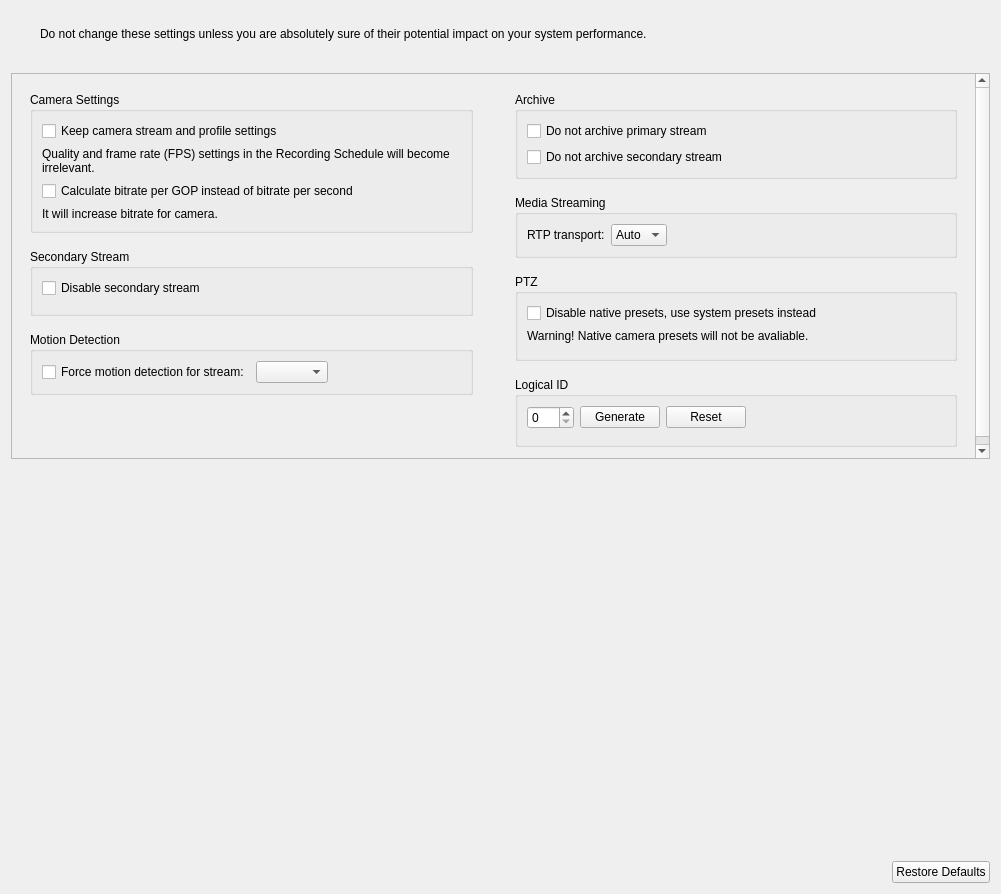
<?xml version="1.0" encoding="UTF-8"?>
<ui version="4.0">
 <class>CameraExpertSettingsWidget</class>
 <widget class="QWidget" name="CameraExpertSettingsWidget">
  <property name="geometry">
   <rect>
    <x>0</x>
    <y>0</y>
    <width>1001</width>
    <height>894</height>
   </rect>
  </property>
  <layout class="QVBoxLayout" name="verticalLayout_5">
   <property name="spacing">
    <number>16</number>
   </property>
   <item>
    <widget class="QWidget" name="warningContainer" native="true">
     <property name="autoFillBackground">
      <bool>false</bool>
     </property>
     <layout class="QHBoxLayout" name="horizontalLayout_7">
       <property name="leftMargin">
        <number>16</number>
       </property>
       <property name="topMargin">
        <number>16</number>
       </property>
       <property name="rightMargin">
        <number>16</number>
       </property>
       <property name="bottomMargin">
        <number>16</number>
       </property>
      <item>
       <widget class="QLabel" name="iconLabel">
        <property name="maximumSize">
         <size>
          <width>32</width>
          <height>32</height>
         </size>
        </property>
       </widget>
      </item>
      <item>
       <widget class="QLabel" name="generalWarningLabel">
        <property name="sizePolicy">
         <sizepolicy hsizetype="Expanding" vsizetype="Minimum">
          <horstretch>1</horstretch>
          <verstretch>0</verstretch>
         </sizepolicy>
        </property>
        <property name="text">
         <string>Do not change these settings unless you are absolutely sure of their potential impact on your system performance.</string>
        </property>
        <property name="wordWrap">
         <bool>true</bool>
        </property>
       </widget>
      </item>
     </layout>
    </widget>
   </item>
   <item>
    <widget class="QScrollArea" name="scrollArea">
     <property name="horizontalScrollBarPolicy">
      <enum>Qt::ScrollBarAlwaysOff</enum>
     </property>
     <property name="widgetResizable">
      <bool>true</bool>
     </property>
     <widget class="QWidget" name="scrollAreaWidgetContents">
      <property name="geometry">
       <rect>
        <x>0</x>
        <y>0</y>
        <width>981</width>
        <height>384</height>
       </rect>
      </property>
      <layout class="QHBoxLayout" name="horizontalLayout_5" stretch="1,1">
       <property name="spacing">
        <number>24</number>
       </property>
       <item>
        <widget class="QWidget" name="leftWidget" native="true">
         <layout class="QVBoxLayout" name="verticalLayout_9">
          <property name="spacing">
           <number>16</number>
          </property>
          <item>
           <widget class="QGroupBox" name="settingsGroupBox">
            <property name="title">
             <string>Camera Settings</string>
            </property>
            <property name="flat">
             <bool>true</bool>
            </property>
            <layout class="QVBoxLayout" name="verticalLayout_4">
             <item>
              <layout class="QHBoxLayout" name="settingsDisableControlLayout" stretch="0,1,0">
               <item>
                <widget class="QCheckBox" name="settingsDisableControlCheckBox">
                 <property name="sizePolicy">
                  <sizepolicy hsizetype="Preferred" vsizetype="Fixed">
                   <horstretch>0</horstretch>
                   <verstretch>0</verstretch>
                  </sizepolicy>
                 </property>
                 <property name="text">
                  <string>Keep camera stream and profile settings</string>
                 </property>
                </widget>
               </item>
               <item>
                <widget class="nx::client::desktop::HintButton" name="settingsDisableControlHint" native="true">
                 <property name="sizePolicy">
                  <sizepolicy hsizetype="Fixed" vsizetype="Fixed">
                   <horstretch>0</horstretch>
                   <verstretch>0</verstretch>
                  </sizepolicy>
                 </property>
                </widget>
               </item>
               <item>
                <spacer name="horizontalSpacer_3">
                 <property name="orientation">
                  <enum>Qt::Horizontal</enum>
                 </property>
                 <property name="sizeHint" stdset="0">
                  <size>
                   <width>20</width>
                   <height>0</height>
                  </size>
                 </property>
                </spacer>
               </item>
              </layout>
             </item>
             <item>
              <widget class="QLabel" name="settingsWarningLabel">
               <property name="text">
                <string>Quality and frame rate (FPS) settings in the Recording Schedule will become irrelevant.</string>
               </property>
               <property name="wordWrap">
                <bool>true</bool>
               </property>
              </widget>
             </item>
             <item>
              <layout class="QHBoxLayout" name="bitratePerGopLayout" stretch="0,1,0">
               <item>
                <widget class="QCheckBox" name="bitratePerGopCheckBox">
                 <property name="sizePolicy">
                  <sizepolicy hsizetype="Preferred" vsizetype="Fixed">
                   <horstretch>0</horstretch>
                   <verstretch>0</verstretch>
                  </sizepolicy>
                 </property>
                 <property name="text">
                  <string>Calculate bitrate per GOP instead of bitrate per second</string>
                 </property>
                </widget>
               </item>
               <item>
                <widget class="nx::client::desktop::HintButton" name="bitratePerGopHint" native="true">
                 <property name="sizePolicy">
                  <sizepolicy hsizetype="Fixed" vsizetype="Fixed">
                   <horstretch>0</horstretch>
                   <verstretch>0</verstretch>
                  </sizepolicy>
                 </property>
                </widget>
               </item>
               <item>
                <spacer name="horizontalSpacer_4">
                 <property name="orientation">
                  <enum>Qt::Horizontal</enum>
                 </property>
                 <property name="sizeHint" stdset="0">
                  <size>
                   <width>40</width>
                   <height>0</height>
                  </size>
                 </property>
                </spacer>
               </item>
              </layout>
             </item>
             <item>
              <widget class="QLabel" name="bitrateIncreaseWarningLabel">
               <property name="text">
                <string>It will increase bitrate for camera.</string>
               </property>
               <property name="wordWrap">
                <bool>true</bool>
               </property>
              </widget>
             </item>
            </layout>
           </widget>
          </item>
          <item>
           <widget class="QGroupBox" name="secondStreamGroupBox">
            <property name="title">
             <string>Secondary Stream</string>
            </property>
            <property name="flat">
             <bool>true</bool>
            </property>
            <layout class="QVBoxLayout" name="verticalLayout_3">
             <item>
              <widget class="QCheckBox" name="secondStreamDisableCheckBox">
               <property name="text">
                <string>Disable secondary stream</string>
               </property>
              </widget>
             </item>
             <item>
              <widget class="QWidget" name="secondStreamQualityWidget" native="true">
               <layout class="QVBoxLayout" name="verticalLayout_8">
                <property name="leftMargin">
                 <number>0</number>
                </property>
                <property name="topMargin">
                 <number>0</number>
                </property>
                <property name="rightMargin">
                 <number>0</number>
                </property>
                <property name="bottomMargin">
                 <number>0</number>
                </property>
                <item>
                 <layout class="QHBoxLayout" name="horizontalLayout"/>
                </item>
               </layout>
              </widget>
             </item>
            </layout>
           </widget>
          </item>
          <item>
           <widget class="QGroupBox" name="groupBoxMotionDetection">
            <property name="title">
             <string>Motion Detection</string>
            </property>
            <property name="flat">
             <bool>true</bool>
            </property>
            <layout class="QVBoxLayout" name="verticalLayout_7">
             <item>
              <layout class="QHBoxLayout" name="horizontalLayout_6">
               <property name="sizeConstraint">
                <enum>QLayout::SetNoConstraint</enum>
               </property>
               <item>
                <widget class="QCheckBox" name="checkBoxForceMotionDetection">
                 <property name="text">
                  <string>Force motion detection for stream:</string>
                 </property>
                 <property name="tristate">
                  <bool>false</bool>
                 </property>
                </widget>
               </item>
               <item>
                <widget class="QComboBox" name="comboBoxForcedMotionStream"/>
               </item>
               <item>
                <spacer name="horizontalSpacer_7">
                 <property name="orientation">
                  <enum>Qt::Horizontal</enum>
                 </property>
                 <property name="sizeHint" stdset="0">
                  <size>
                   <width>40</width>
                   <height>20</height>
                  </size>
                 </property>
                </spacer>
               </item>
              </layout>
             </item>
            </layout>
           </widget>
          </item>
          <item>
           <spacer name="verticalSpacer_3">
            <property name="orientation">
             <enum>Qt::Vertical</enum>
            </property>
            <property name="sizeHint" stdset="0">
             <size>
              <width>20</width>
              <height>1</height>
             </size>
            </property>
           </spacer>
          </item>
         </layout>
        </widget>
       </item>
       <item>
        <widget class="QWidget" name="rightWidget" native="true">
         <layout class="QVBoxLayout" name="verticalLayout">
          <property name="spacing">
           <number>16</number>
          </property>
          <item>
           <widget class="QGroupBox" name="groupBoxArchive">
            <property name="title">
             <string>Archive</string>
            </property>
            <property name="flat">
             <bool>true</bool>
            </property>
            <layout class="QVBoxLayout" name="verticalLayout_2">
             <item>
              <widget class="QCheckBox" name="checkBoxPrimaryRecorder">
               <property name="text">
                <string>Do not archive primary stream</string>
               </property>
              </widget>
             </item>
             <item>
              <widget class="QCheckBox" name="checkBoxSecondaryRecorder">
               <property name="text">
                <string>Do not archive secondary stream</string>
               </property>
              </widget>
             </item>
            </layout>
           </widget>
          </item>
          <item>
           <widget class="QGroupBox" name="groupBoxRTP">
            <property name="title">
             <string>Media Streaming</string>
            </property>
            <property name="flat">
             <bool>true</bool>
            </property>
            <layout class="QVBoxLayout" name="verticalLayout_6">
             <item>
              <layout class="QHBoxLayout" name="horizontalLayout_2">
               <item>
                <widget class="QLabel" name="labelTransport">
                 <property name="text">
                  <string>RTP transport:</string>
                 </property>
                </widget>
               </item>
               <item>
                <widget class="QComboBox" name="comboBoxTransport">
                 <item>
                  <property name="text">
                   <string>Auto</string>
                  </property>
                 </item>
                 <item>
                  <property name="text">
                   <string>TCP</string>
                  </property>
                 </item>
                 <item>
                  <property name="text">
                   <string>UDP</string>
                  </property>
                 </item>
                </widget>
               </item>
               <item>
                <spacer name="horizontalSpacer_6">
                 <property name="orientation">
                  <enum>Qt::Horizontal</enum>
                 </property>
                 <property name="sizeHint" stdset="0">
                  <size>
                   <width>40</width>
                   <height>20</height>
                  </size>
                 </property>
                </spacer>
               </item>
              </layout>
             </item>
            </layout>
           </widget>
          </item>
          <item>
           <widget class="QGroupBox" name="groupBoxPtzControl">
            <property name="title">
             <string>PTZ</string>
            </property>
            <property name="flat">
             <bool>true</bool>
            </property>
            <layout class="QVBoxLayout" name="verticalLayout_10">
             <item>
              <widget class="QCheckBox" name="checkBoxDisableNativePtzPresets">
               <property name="text">
                <string>Disable native presets, use system presets instead</string>
               </property>
              </widget>
             </item>
             <item>
              <widget class="QLabel" name="settingsDisableNativePtzWarningLabel">
               <property name="text">
                <string>Warning! Native camera presets will not be avaliable.</string>
               </property>
              </widget>
             </item>
             <item>
              <widget class="QWidget" name="horizontalWidget_3" native="true">
               <layout class="QHBoxLayout" name="horizontalLayout_8">
                <property name="leftMargin">
                 <number>0</number>
                </property>
                <property name="topMargin">
                 <number>0</number>
                </property>
                <property name="rightMargin">
                 <number>0</number>
                </property>
                <property name="bottomMargin">
                 <number>0</number>
                </property>
               </layout>
              </widget>
             </item>
            </layout>
           </widget>
          </item>
          <item>
           <widget class="QGroupBox" name="logicalIdGroupBox">
            <property name="title">
             <string>Logical ID</string>
            </property>
            <property name="flat">
             <bool>true</bool>
            </property>
            <layout class="QVBoxLayout" name="verticalLayout_11">
             <item>
              <layout class="QHBoxLayout" name="horizontalLayout_3">
               <item>
                <widget class="QSpinBox" name="logicalIdSpinBox">
                 <property name="maximum">
                  <number>999</number>
                 </property>
                </widget>
               </item>
               <item>
                <widget class="QPushButton" name="generateLogicalIdButton">
                 <property name="text">
                  <string>Generate</string>
                 </property>
                </widget>
               </item>
               <item>
                <widget class="QPushButton" name="resetLogicalIdButton">
                 <property name="text">
                  <string>Reset</string>
                 </property>
                </widget>
               </item>
               <item>
                <spacer name="horizontalSpacer_2">
                 <property name="orientation">
                  <enum>Qt::Horizontal</enum>
                 </property>
                 <property name="sizeHint" stdset="0">
                  <size>
                   <width>40</width>
                   <height>20</height>
                  </size>
                 </property>
                </spacer>
               </item>
              </layout>
             </item>
             <item>
              <widget class="QnWordWrappedLabel" name="logicalIdWarningLabel" native="true"/>
             </item>
            </layout>
           </widget>
          </item>
          <item>
           <spacer name="verticalSpacer_2">
            <property name="orientation">
             <enum>Qt::Vertical</enum>
            </property>
            <property name="sizeHint" stdset="0">
             <size>
              <width>20</width>
              <height>1</height>
             </size>
            </property>
           </spacer>
          </item>
         </layout>
        </widget>
       </item>
      </layout>
     </widget>
    </widget>
   </item>
   <item>
    <spacer name="verticalSpacer">
     <property name="orientation">
      <enum>Qt::Vertical</enum>
     </property>
     <property name="sizeHint" stdset="0">
      <size>
       <width>20</width>
       <height>0</height>
      </size>
     </property>
    </spacer>
   </item>
   <item>
    <layout class="QHBoxLayout" name="horizontalLayout_4">
     <item>
      <spacer name="horizontalSpacer">
       <property name="orientation">
        <enum>Qt::Horizontal</enum>
       </property>
       <property name="sizeHint" stdset="0">
        <size>
         <width>40</width>
         <height>20</height>
        </size>
       </property>
      </spacer>
     </item>
     <item>
      <widget class="QPushButton" name="restoreDefaultsButton">
       <property name="text">
        <string>Restore Defaults</string>
       </property>
      </widget>
     </item>
    </layout>
   </item>
  </layout>
 </widget>
 <customwidgets>
  <customwidget>
   <class>nx::client::desktop::HintButton</class>
   <extends>QWidget</extends>
   <header location="global">nx/client/desktop/common/widgets/hint_button.h</header>
  </customwidget>
  <customwidget>
   <class>QnWordWrappedLabel</class>
   <extends>QWidget</extends>
   <header location="global">ui/widgets/word_wrapped_label.h</header>
   <container>1</container>
  </customwidget>
 </customwidgets>
 <tabstops>
  <tabstop>scrollArea</tabstop>
  <tabstop>settingsDisableControlCheckBox</tabstop>
  <tabstop>bitratePerGopCheckBox</tabstop>
  <tabstop>secondStreamDisableCheckBox</tabstop>
  <tabstop>checkBoxForceMotionDetection</tabstop>
  <tabstop>comboBoxForcedMotionStream</tabstop>
  <tabstop>checkBoxPrimaryRecorder</tabstop>
  <tabstop>checkBoxSecondaryRecorder</tabstop>
  <tabstop>comboBoxTransport</tabstop>
  <tabstop>checkBoxDisableNativePtzPresets</tabstop>
  <tabstop>restoreDefaultsButton</tabstop>
 </tabstops>
 <resources/>
 <connections/>
</ui>
